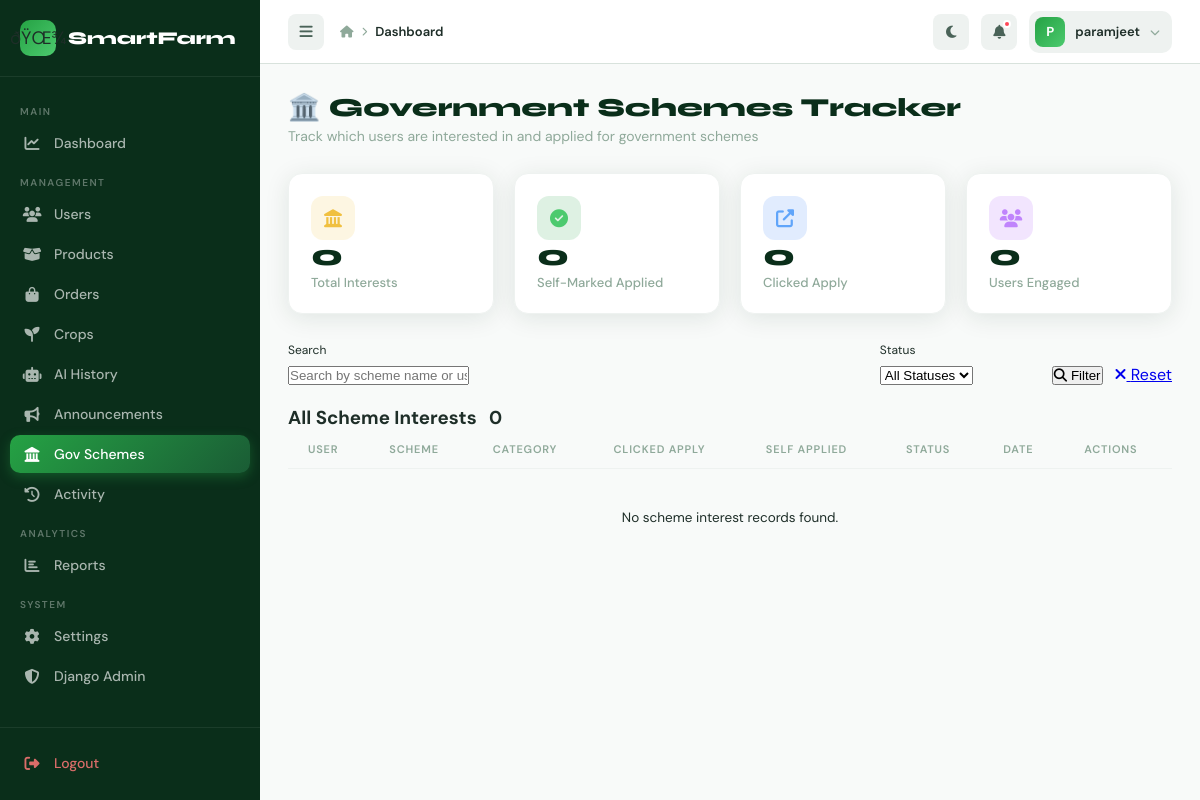
The app's page /myadmin/schemes/ (signed in), older data.
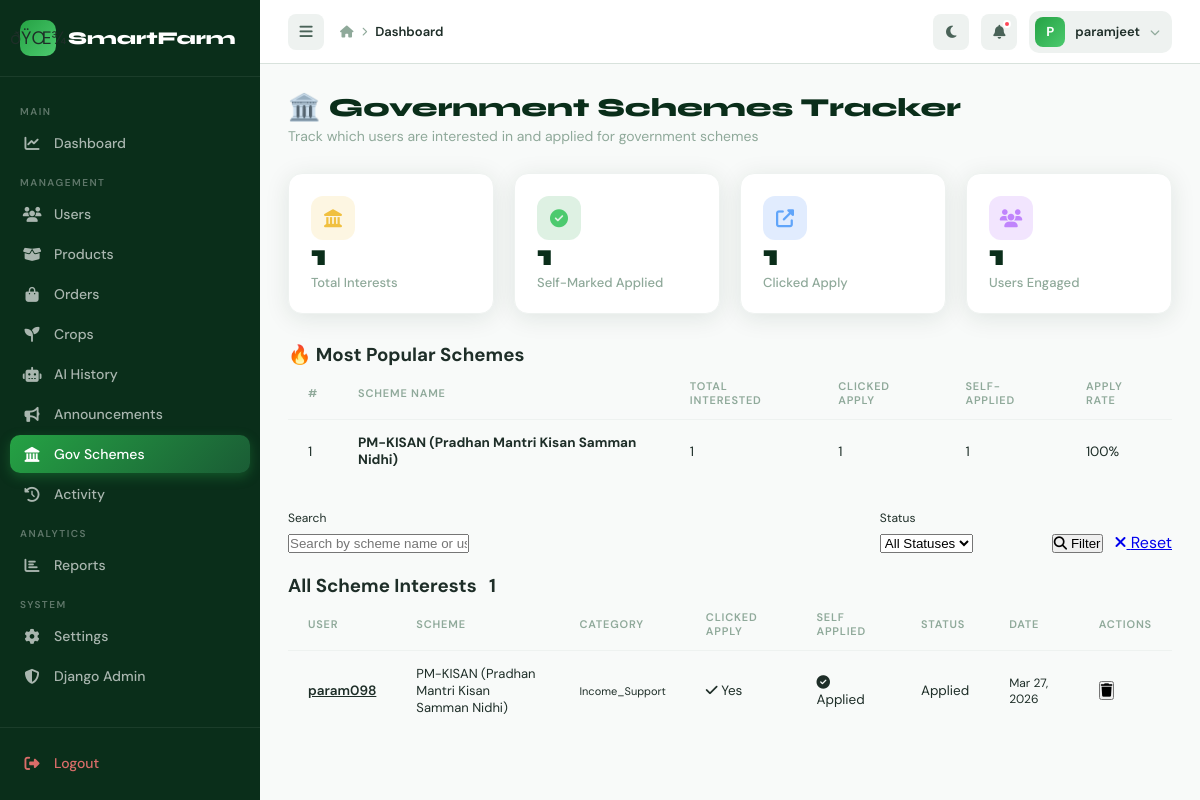
The same page, newer data.
### apps/government_schemes/models.py (models this page shows, shortened)
class SchemeInterest(models.Model):
    STATUS_CHOICES = [
        ('interested', 'Interested'),
        ('applied', 'Applied'),
        ('approved', 'Approved'),
        ('rejected', 'Rejected'),
    ]
    user = models.ForeignKey(User, on_delete=models.CASCADE, related_name='scheme_interests')
    scheme_id = models.IntegerField()
    scheme_name = models.CharField(max_length=300)
    scheme_category = models.CharField(max_length=100)
    status = models.CharField(max_length=20, choices=STATUS_CHOICES, default='interested')
    clicked_apply = models.BooleanField(default=False)   # clicked "Apply / Learn More"
    self_marked_applied = models.BooleanField(default=False)  # clicked "I Applied"
    notes = models.TextField(blank=True)
    created_at = models.DateTimeField(auto_now_add=True)
    updated_at = models.DateTimeField(auto_now=True)
    class Meta:
        unique_together = ('user', 'scheme_id')
        ordering = ['-updated_at']

### apps/admin_panel/views.py (the view)
    def wrapper(request, *args, **kwargs):
        if not request.user.is_authenticated:
            return redirect('login')
        if not request.user.is_staff:
            messages.error(request, 'Access denied. Admin only.')
            return redirect('login')  # FIX: was redirect('dashboard') — sent to user dashboard
        return view_func(request, *args, **kwargs)

### apps/admin_panel/views.py (called while the page is built)
def admin_required(view_func):
    def wrapper(request, *args, **kwargs):
        if not request.user.is_authenticated:
            return redirect('login')
        if not request.user.is_staff:
            messages.error(request, 'Access denied. Admin only.')
            return redirect('login')  # FIX: was redirect('dashboard') — sent to user dashboard
        return view_func(request, *args, **kwargs)
    wrapper.__name__ = view_func.__name__
    return wrapper

### templates/admin_panel/schemes.html (shortened to what the changed rows need)
{% extends 'admin_panel/base_admin.html' %}
{% load static %}
{% block content %}
<div class="page-header">
    <div>
        <h1 class="page-title">🏛️ Government Schemes Tracker</h1>
    </div>
</div>
<div class="stats-grid" style="grid-template-columns: repeat(4, 1fr); margin-bottom: 28px;">
    <div class="stat-card">
        <div class="stat-info">
            <div class="stat-value">{{ total_interests }}</div>
            <div class="stat-label">Total Interests</div>
        </div>
    </div>
    <div class="stat-card">
        <div class="stat-info">
            <div class="stat-value">{{ total_applied }}</div>
            <div class="stat-label">Self-Marked Applied</div>
        </div>
    </div>
    <div class="stat-card">
        <div class="stat-info">
            <div class="stat-value">{{ total_clicked }}</div>
            <div class="stat-label">Clicked Apply</div>
        </div>
    </div>
    <div class="stat-card">
        <div class="stat-info">
            <div class="stat-value">{{ total_users_engaged }}</div>
            <div class="stat-label">Users Engaged</div>
        </div>
    </div>
</div>
{% if popular_schemes %}
<div class="card" style="margin-bottom: 28px;">
    <div class="card-header">
        <h3 class="card-title">🔥 Most Popular Schemes</h3>
    </div>
    <div class="card-body" style="padding: 0;">
        <table class="table">
            <thead>
                <tr>
                    <th>#</th>
                    <th>Scheme Name</th>
                    <th>Total Interested</th>
                    <th>Clicked Apply</th>
                    <th>Self-Applied</th>
                    <th>Apply Rate</th>
                </tr>
            </thead>
            <tbody>
                {% for scheme in popular_schemes %}
                <tr>
                    <td>{{ forloop.counter }}</td>
                    <td><strong>{{ scheme.scheme_name }}</strong></td>
                    <td>
                        <span class="badge badge-info">{{ scheme.interest_count }}</span>
                    </td>
                    <td>
                        <span class="badge badge-warning">{{ scheme.click_count }}</span>
                    </td>
                    <td>
                        <span class="badge badge-success">{{ scheme.applied_count }}</span>
                    </td>
                    <td>
                        {% if scheme.interest_count > 0 %}
                            {% widthratio scheme.applied_count scheme.interest_count 100 %}%
                        {% else %}0%{% endif %}
                    </td>
                </tr>
                {% endfor %}
            </tbody>
        </table>
    </div>
</div>
{% endif %}
<div class="card">
    <div class="card-header">
        <h3 class="card-title">
            All Scheme Interests
            <span class="badge badge-info" style="margin-left: 8px;">{{ interests.count }}</span>
        </h3>
    </div>
    <div class="card-body" style="padding: 0;">
        <table class="table">
            <thead>
                <tr>
                    <th>User</th>
                    <th>Scheme</th>
                    <th>Category</th>
                    <th>Clicked Apply</th>
                    <th>Self Applied</th>
                    <th>Status</th>
                    <th>Date</th>
                    <th>Actions</th>
                </tr>
            </thead>
            <tbody>
                {% for interest in interests %}
                <tr>
                    <td>
                        <a href="{% url 'admin_user_detail' interest.user.id %}" style="color: var(--primary); font-weight: 600;">
                            {{ interest.user.username }}
                        </a>
                    </td>
                    <td style="font-size: 13px; max-width: 240px;">{{ interest.scheme_name }}</td>
                    <td>
                        <span class="badge badge-info" style="font-size: 11px;">
                            {{ interest.scheme_category|title }}
                        </span>
                    </td>
                    <td>
                        {% if interest.clicked_apply %}
                            <span class="badge badge-warning"><i class="fas fa-check"></i> Yes</span>
                        {% else %}
                            <span style="color: var(--text-muted); font-size: 12px;">No</span>
                        {% endif %}
                    </td>
                    <td>
                        {% if interest.self_marked_applied %}
                            <span class="badge badge-success"><i class="fas fa-check-circle"></i> Applied</span>
                        {% else %}
                            <span style="color: var(--text-muted); font-size: 12px;">No</span>
                        {% endif %}
                    </td>
                    <td>
                        {% if interest.status == 'applied' %}
                            <span class="badge badge-success">Applied</span>
                        {% elif interest.status == 'approved' %}
                            <span class="badge badge-success">Approved</span>
                        {% elif interest.status == 'rejected' %}
                            <span class="badge badge-danger">Rejected</span>
                        {% else %}
                            <span class="badge badge-warning">Interested</span>
                        {% endif %}
                    </td>
                    <td style="font-size: 12px; color: var(--text-muted);">
                        {{ interest.updated_at|date:"M d, Y" }}
                    </td>
                    <td>
                        <form method="POST" action="{% url 'admin_scheme_delete' interest.id %}"
                            style="display:inline;"
                            onsubmit="return confirm('Delete this interest record?')">
                            <button type="submit" class="btn btn-danger btn-sm">
                                <i class="fas fa-trash"></i>
                            </button>
                        </form>
                    </td>
                </tr>
                {% empty %}
                <tr>
                    <td colspan="8" style="text-align: center; padding: 40px; color: var(--text-muted);">
                        No scheme interest records found.
                    </td>
                </tr>
                {% endfor %}
            </tbody>
        </table>
    </div>
</div>
{% endblock %}

Row changes from the older to the newer data that the page shows:
added SchemeInterest: scheme_name "PM-KISAN (Pradhan Mantri Kisan Samman Nidhi)", interest_count "1", click_count "1", applied_count "1", applied_count "100", user.username "param098", scheme_category "Income_Support", clicked_apply True (drawn), self_marked_applied True (drawn), status "Applied", updated_at "Mar 27, 2026"
Text that changed along with them:
{{ total_interests }}: "0" → "1"
{{ total_applied }}: "0" → "1"
{{ total_clicked }}: "0" → "1"
{{ total_users_engaged }}: "0" → "1"
{{ interests.count }}: "0" → "1"
text no longer shown: "No scheme interest records found."
text now shown: "🔥 Most Popular Schemes # SCHEME NAME TOTAL INTERESTED CLICKED APPLY SELF-APPLIED APPLY RATE"
